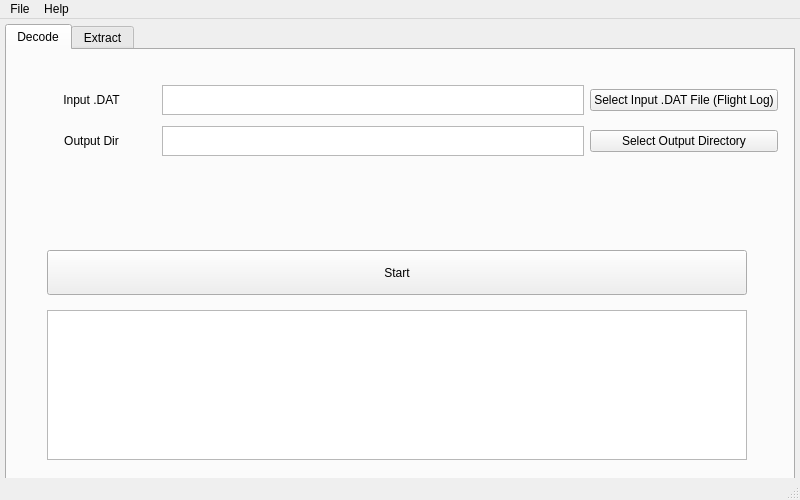
<?xml version="1.0" encoding="UTF-8"?>
<ui version="4.0">
 <class>MainWindow</class>
 <widget class="QMainWindow" name="MainWindow">
  <property name="geometry">
   <rect>
    <x>0</x>
    <y>0</y>
    <width>800</width>
    <height>500</height>
   </rect>
  </property>
  <property name="windowTitle">
   <string>Fosegu</string>
  </property>
  <widget class="QWidget" name="centralwidget">
   <widget class="QTabWidget" name="tabWidget">
    <property name="enabled">
     <bool>true</bool>
    </property>
    <property name="geometry">
     <rect>
      <x>5</x>
      <y>5</y>
      <width>790</width>
      <height>590</height>
     </rect>
    </property>
    <property name="currentIndex">
     <number>0</number>
    </property>
    <widget class="QWidget" name="tab_2">
     <attribute name="title">
      <string>Decode</string>
     </attribute>
     <widget class="QPushButton" name="d_startbtn">
      <property name="enabled">
       <bool>true</bool>
      </property>
      <property name="geometry">
       <rect>
        <x>40</x>
        <y>200</y>
        <width>700</width>
        <height>45</height>
       </rect>
      </property>
      <property name="text">
       <string>Start</string>
      </property>
     </widget>
     <widget class="QWidget" name="gridLayoutWidget_2">
      <property name="geometry">
       <rect>
        <x>20</x>
        <y>30</y>
        <width>751</width>
        <height>81</height>
       </rect>
      </property>
      <layout class="QGridLayout" name="gridLayout_2" columnstretch="1,5,0">
       <item row="2" column="0">
        <widget class="QLabel" name="label_4">
         <property name="text">
          <string>Output Dir</string>
         </property>
         <property name="alignment">
          <set>Qt::AlignCenter</set>
         </property>
        </widget>
       </item>
       <item row="2" column="2">
        <widget class="QPushButton" name="d_outputbtn">
         <property name="text">
          <string>Select Output Directory</string>
         </property>
        </widget>
       </item>
       <item row="1" column="2">
        <widget class="QPushButton" name="d_inputbtn">
         <property name="text">
          <string>Select Input .DAT File (Flight Log)</string>
         </property>
        </widget>
       </item>
       <item row="1" column="0">
        <widget class="QLabel" name="label_5">
         <property name="text">
          <string>Input .DAT</string>
         </property>
         <property name="alignment">
          <set>Qt::AlignCenter</set>
         </property>
        </widget>
       </item>
       <item row="1" column="1">
        <widget class="QTextEdit" name="d_itext">
         <property name="maximumSize">
          <size>
           <width>422</width>
           <height>30</height>
          </size>
         </property>
        </widget>
       </item>
       <item row="2" column="1">
        <widget class="QTextEdit" name="d_otext">
         <property name="maximumSize">
          <size>
           <width>422</width>
           <height>30</height>
          </size>
         </property>
        </widget>
       </item>
      </layout>
     </widget>
     <widget class="QTextEdit" name="d_result">
      <property name="geometry">
       <rect>
        <x>40</x>
        <y>260</y>
        <width>700</width>
        <height>150</height>
       </rect>
      </property>
     </widget>
    </widget>
    <widget class="QWidget" name="tab">
     <attribute name="title">
      <string>Extract</string>
     </attribute>
     <widget class="QPushButton" name="e_startbtn">
      <property name="geometry">
       <rect>
        <x>40</x>
        <y>220</y>
        <width>700</width>
        <height>45</height>
       </rect>
      </property>
      <property name="text">
       <string>Start</string>
      </property>
     </widget>
     <widget class="QTextBrowser" name="textBrowser">
      <property name="geometry">
       <rect>
        <x>40</x>
        <y>280</y>
        <width>700</width>
        <height>120</height>
       </rect>
      </property>
     </widget>
     <widget class="QLabel" name="label_3">
      <property name="geometry">
       <rect>
        <x>10</x>
        <y>120</y>
        <width>100</width>
        <height>30</height>
       </rect>
      </property>
      <property name="text">
       <string>Mode</string>
      </property>
      <property name="alignment">
       <set>Qt::AlignCenter</set>
      </property>
     </widget>
     <widget class="QCheckBox" name="checkBox">
      <property name="geometry">
       <rect>
        <x>130</x>
        <y>130</y>
        <width>200</width>
        <height>20</height>
       </rect>
      </property>
      <property name="text">
       <string>FL (Flight Log)</string>
      </property>
     </widget>
     <widget class="QCheckBox" name="checkBox_2">
      <property name="geometry">
       <rect>
        <x>130</x>
        <y>160</y>
        <width>200</width>
        <height>20</height>
       </rect>
      </property>
      <property name="text">
       <string>MM (Multi Media)</string>
      </property>
     </widget>
     <widget class="QCheckBox" name="checkBox_3">
      <property name="geometry">
       <rect>
        <x>130</x>
        <y>190</y>
        <width>200</width>
        <height>20</height>
       </rect>
      </property>
      <property name="text">
       <string>II (Identifiable Information)</string>
      </property>
     </widget>
     <widget class="QWidget" name="gridLayoutWidget_3">
      <property name="geometry">
       <rect>
        <x>20</x>
        <y>30</y>
        <width>751</width>
        <height>81</height>
       </rect>
      </property>
      <layout class="QGridLayout" name="gridLayout_3" columnstretch="1,5,0">
       <item row="2" column="0">
        <widget class="QLabel" name="label_6">
         <property name="text">
          <string>Output Dir</string>
         </property>
         <property name="alignment">
          <set>Qt::AlignCenter</set>
         </property>
        </widget>
       </item>
       <item row="2" column="2">
        <widget class="QPushButton" name="e_outputbtn">
         <property name="text">
          <string>Select Output Directory</string>
         </property>
        </widget>
       </item>
       <item row="1" column="2">
        <widget class="QPushButton" name="e_inputbtn">
         <property name="text">
          <string>Select Input .DAT File (Flight Log)</string>
         </property>
        </widget>
       </item>
       <item row="1" column="0">
        <widget class="QLabel" name="label_7">
         <property name="text">
          <string>Input .DAT</string>
         </property>
         <property name="alignment">
          <set>Qt::AlignCenter</set>
         </property>
        </widget>
       </item>
       <item row="1" column="1">
        <widget class="QTextEdit" name="e_itext">
         <property name="maximumSize">
          <size>
           <width>422</width>
           <height>30</height>
          </size>
         </property>
        </widget>
       </item>
       <item row="2" column="1">
        <widget class="QTextEdit" name="e_otext">
         <property name="maximumSize">
          <size>
           <width>422</width>
           <height>30</height>
          </size>
         </property>
        </widget>
       </item>
      </layout>
     </widget>
    </widget>
   </widget>
  </widget>
  <widget class="QMenuBar" name="menubar">
   <property name="geometry">
    <rect>
     <x>0</x>
     <y>0</y>
     <width>800</width>
     <height>26</height>
    </rect>
   </property>
   <widget class="QMenu" name="menuFosegu">
    <property name="title">
     <string>File</string>
    </property>
   </widget>
   <widget class="QMenu" name="menuHelp">
    <property name="title">
     <string>Help</string>
    </property>
    <addaction name="actionAbout"/>
   </widget>
   <addaction name="menuFosegu"/>
   <addaction name="menuHelp"/>
  </widget>
  <widget class="QStatusBar" name="statusbar"/>
  <action name="actionAbout">
   <property name="text">
    <string>About</string>
   </property>
  </action>
 </widget>
 <resources/>
 <connections/>
</ui>
